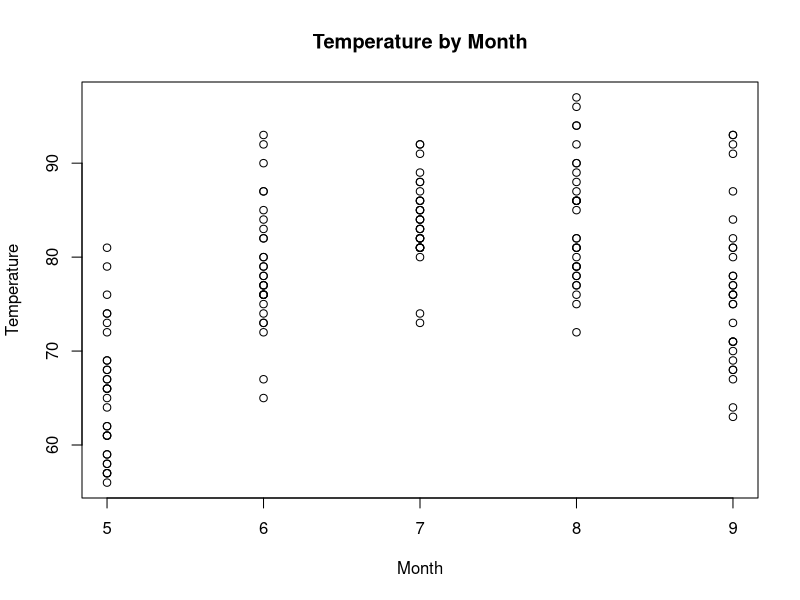
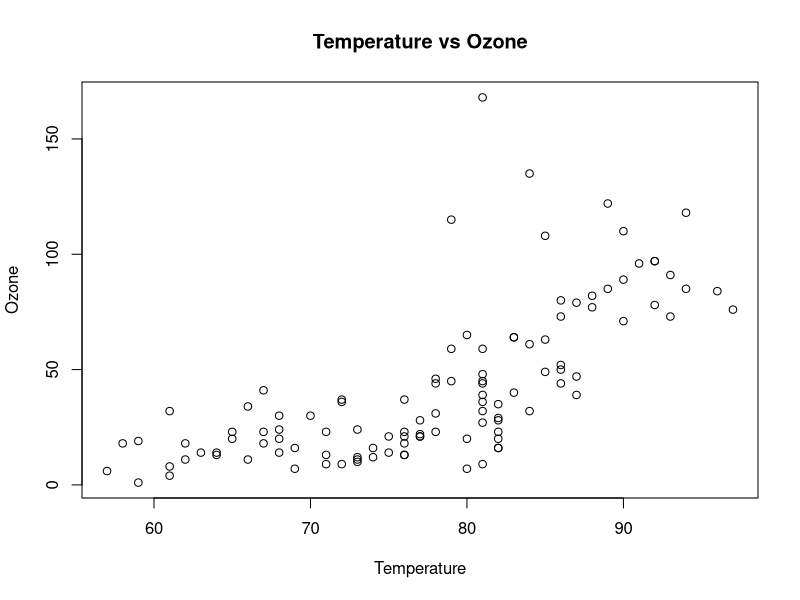
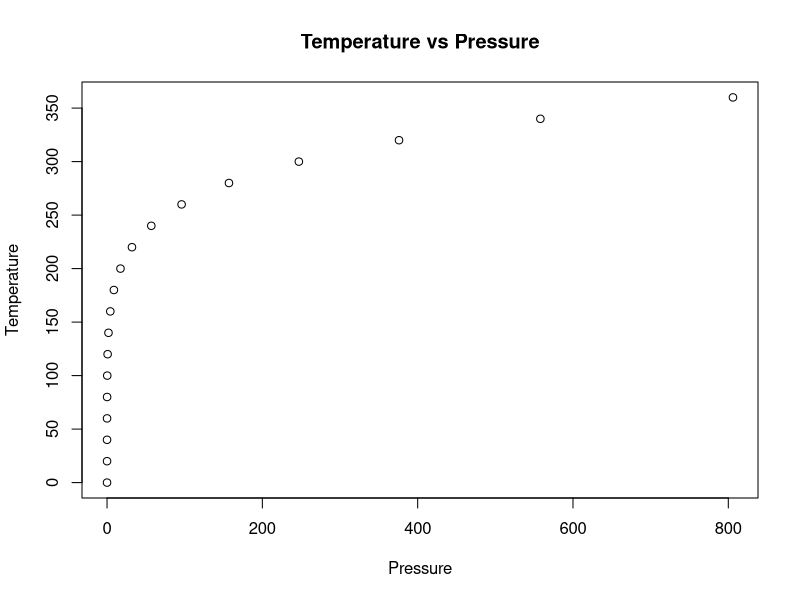
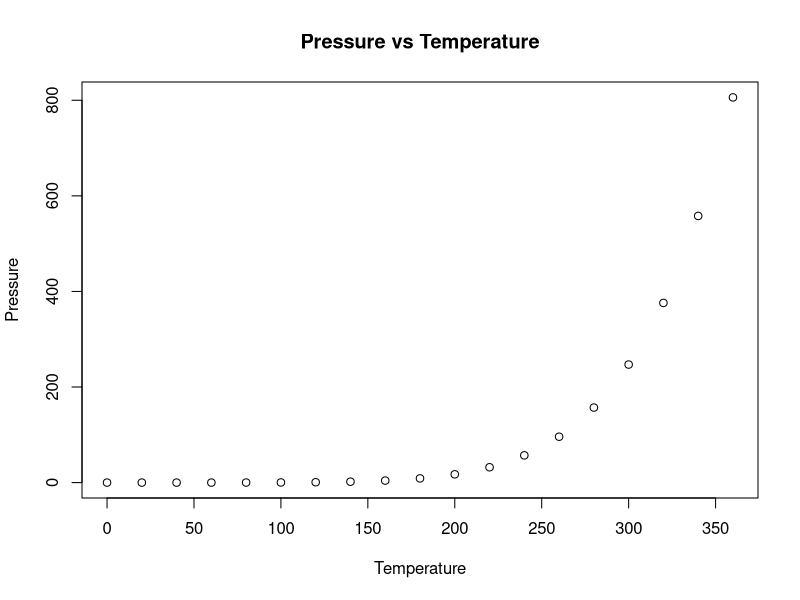

Write the R code that produced these figures, in order.
## ---- chunk 1
knitr::opts_chunk$set(echo = TRUE)
## ---- chunk 2
sessionInfo()
## ---- chunk 3
plot(x=airquality$Month, y=airquality$Temp,
     xlab="Month", ylab="Temperature",
     main="Temperature by Month"
)

## ---- chunk 4
airquality_nona<-na.omit(airquality)
plot(x=airquality_nona$Temp, y=airquality_nona$Ozone,
     xlab="Temperature", ylab="Ozone",
     main="Temperature vs Ozone"
)

## ---- chunk 5
plot(y=pressure$temperature, x=pressure$pressure,
     main="Temperature vs Pressure", 
     xlab="Pressure", ylab="Temperature"
     )
## ---- chunk 6
plot(x=pressure$temperature, y=pressure$pressure,
     main="Pressure vs Temperature", 
     ylab="Pressure", xlab="Temperature"
     )
